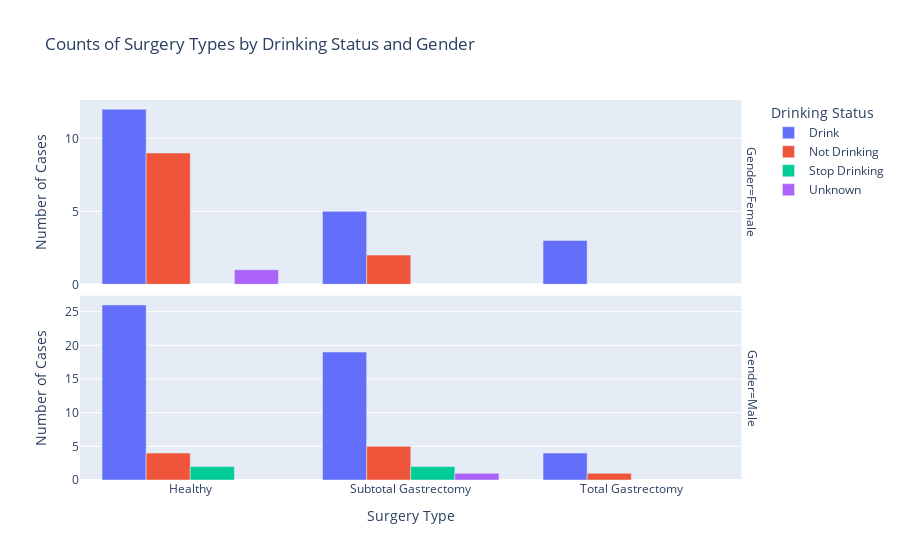

Source (notebook cell):
### Code cell
import pandas as pd
import plotly.express as px

# Load the dataset
file_path = 'metadata.tsv'  # Adjust the file path if needed
metadata_df = pd.read_csv(file_path, sep='\t')

# Preparing the data: Counting the number of occurrences for each surgery type and drinking status
# This assumes 'Surgery_Type' and 'Drinking_Status' are columns in your DataFrame
counts_df = metadata_df.groupby(['Surgery_Type', 'Drinking Status', 'Gender']).size().reset_index(name='Counts')

# Creating an interactive bar chart with Plotly
fig = px.bar(counts_df, x='Surgery_Type', y='Counts', color='Drinking Status', 
             barmode='group', facet_row='Gender', 
             title='Counts of Surgery Types by Drinking Status and Gender',
             labels={'Counts': 'Number of Cases', 'Surgery_Type': 'Surgery Type', 'Drinking Status': 'Drinking Status'},
             height=600)

# Improve layout
fig.update_layout(xaxis={'categoryorder':'total descending'})
fig.update_yaxes(matches=None)
fig.show()

### Figure 1 — Plotly figure (JSON) as saved in the notebook; plotly's stock layout.template omitted (floating-point values rounded to 4 significant figures)
{"data": [{"alignmentgroup": "True", "hovertemplate": "Drinking Status=Drink<br>Gender=Female<br>Surgery Type=%{x}<br>Number of Cases=%{y}<extra></extra>", "legendgroup": "Drink", "marker": {"color": "#636efa", "pattern": {"shape": ""}}, "name": "Drink", "offsetgroup": "Drink", "orientation": "v", "showlegend": true, "textposition": "auto", "type": "bar", "x": ["Healthy", "Subtotal Gastrectomy", "Total Gastrectomy"], "xaxis": "x2", "y": [12, 5, 3], "yaxis": "y2"}, {"alignmentgroup": "True", "hovertemplate": "Drinking Status=Drink<br>Gender=Male<br>Surgery Type=%{x}<br>Number of Cases=%{y}<extra></extra>", "legendgroup": "Drink", "marker": {"color": "#636efa", "pattern": {"shape": ""}}, "name": "Drink", "offsetgroup": "Drink", "orientation": "v", "showlegend": false, "textposition": "auto", "type": "bar", "x": ["Healthy", "Subtotal Gastrectomy", "Total Gastrectomy"], "xaxis": "x", "y": [26, 19, 4], "yaxis": "y"}, {"alignmentgroup": "True", "hovertemplate": "Drinking Status=Not Drinking<br>Gender=Female<br>Surgery Type=%{x}<br>Number of Cases=%{y}<extra></extra>", "legendgroup": "Not Drinking", "marker": {"color": "#EF553B", "pattern": {"shape": ""}}, "name": "Not Drinking", "offsetgroup": "Not Drinking", "orientation": "v", "showlegend": true, "textposition": "auto", "type": "bar", "x": ["Healthy", "Subtotal Gastrectomy"], "xaxis": "x2", "y": [9, 2], "yaxis": "y2"}, {"alignmentgroup": "True", "hovertemplate": "Drinking Status=Not Drinking<br>Gender=Male<br>Surgery Type=%{x}<br>Number of Cases=%{y}<extra></extra>", "legendgroup": "Not Drinking", "marker": {"color": "#EF553B", "pattern": {"shape": ""}}, "name": "Not Drinking", "offsetgroup": "Not Drinking", "orientation": "v", "showlegend": false, "textposition": "auto", "type": "bar", "x": ["Healthy", "Subtotal Gastrectomy", "Total Gastrectomy"], "xaxis": "x", "y": [4, 5, 1], "yaxis": "y"}, {"alignmentgroup": "True", "hovertemplate": "Drinking Status=Stop Drinking<br>Gender=Male<br>Surgery Type=%{x}<br>Number of Cases=%{y}<extra></extra>", "legendgroup": "Stop Drinking", "marker": {"color": "#00cc96", "pattern": {"shape": ""}}, "name": "Stop Drinking", "offsetgroup": "Stop Drinking", "orientation": "v", "showlegend": true, "textposition": "auto", "type": "bar", "x": ["Healthy", "Subtotal Gastrectomy"], "xaxis": "x", "y": [2, 2], "yaxis": "y"}, {"alignmentgroup": "True", "hovertemplate": "Drinking Status=Unknown<br>Gender=Female<br>Surgery Type=%{x}<br>Number of Cases=%{y}<extra></extra>", "legendgroup": "Unknown", "marker": {"color": "#ab63fa", "pattern": {"shape": ""}}, "name": "Unknown", "offsetgroup": "Unknown", "orientation": "v", "showlegend": true, "textposition": "auto", "type": "bar", "x": ["Healthy"], "xaxis": "x2", "y": [1], "yaxis": "y2"}, {"alignmentgroup": "True", "hovertemplate": "Drinking Status=Unknown<br>Gender=Male<br>Surgery Type=%{x}<br>Number of Cases=%{y}<extra></extra>", "legendgroup": "Unknown", "marker": {"color": "#ab63fa", "pattern": {"shape": ""}}, "name": "Unknown", "offsetgroup": "Unknown", "orientation": "v", "showlegend": false, "textposition": "auto", "type": "bar", "x": ["Subtotal Gastrectomy"], "xaxis": "x", "y": [1], "yaxis": "y"}], "layout": {"annotations": [{"font": {}, "showarrow": false, "text": "Gender=Male", "textangle": 90, "x": 0.98, "xanchor": "left", "xref": "paper", "y": 0.2425, "yanchor": "middle", "yref": "paper"}, {"font": {}, "showarrow": false, "text": "Gender=Female", "textangle": 90, "x": 0.98, "xanchor": "left", "xref": "paper", "y": 0.7575, "yanchor": "middle", "yref": "paper"}], "autosize": true, "barmode": "group", "legend": {"title": {"text": "Drinking Status"}, "tracegroupgap": 0}, "title": {"text": "Counts of Surgery Types by Drinking Status and Gender"}, "xaxis": {"anchor": "y", "autorange": true, "categoryorder": "total descending", "domain": [0, 0.98], "range": [-0.5, 2.5], "title": {"text": "Surgery Type"}, "type": "category"}, "xaxis2": {"anchor": "y2", "autorange": true, "domain": [0, 0.98], "matches": "x", "range": [-0.5, 2.5], "showticklabels": false, "type": "category"}, "yaxis": {"anchor": "x", "autorange": true, "domain": [0, 0.485], "range": [0, 27.37], "title": {"text": "Number of Cases"}, "type": "linear"}, "yaxis2": {"anchor": "x2", "autorange": true, "domain": [0.515, 1], "range": [0, 12.63], "title": {"text": "Number of Cases"}, "type": "linear"}}}
